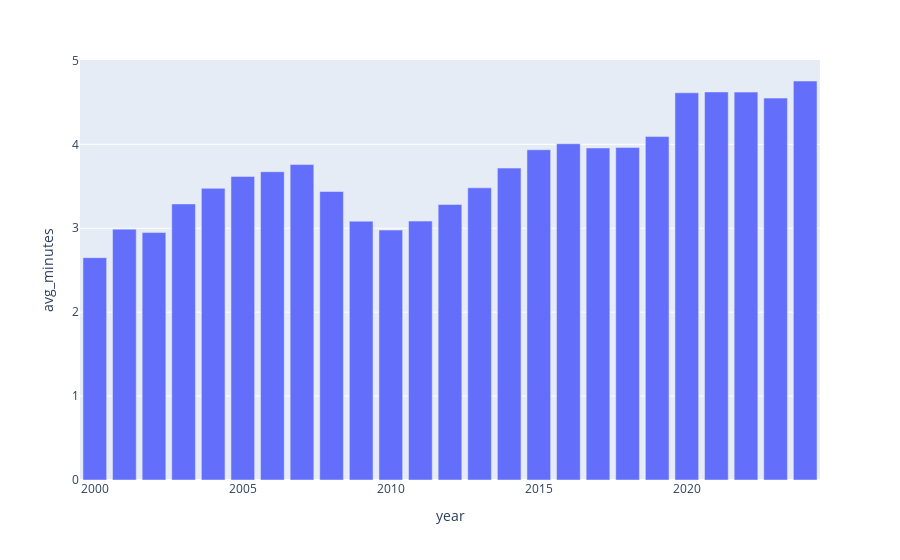

Notebook cell for this chart:
### Code cell
yearly_avg_minutes = (
    df.withColumn("year", F.year("date"))
    .groupBy("year")
    .agg(F.avg("estimated_reading_time_minutes").alias("avg_minutes"))
    .sort("year")
    .toPandas()
)
yearly_avg_minutes.plot.bar(x="year", y="avg_minutes")

### Figure 1 — Plotly figure (JSON) as saved in the notebook; plotly's stock layout.template omitted (floating-point values rounded to 4 significant figures)
{"data": [{"alignmentgroup": "True", "hovertemplate": "year=%{x}<br>avg_minutes=%{y}<extra></extra>", "legendgroup": "", "marker": {"color": "#636efa", "pattern": {"shape": ""}}, "name": "", "offsetgroup": "", "orientation": "v", "showlegend": false, "textposition": "auto", "type": "bar", "x": [2000, 2001, 2002, 2003, 2004, 2005, 2006, 2007, 2008, 2009, 2010, 2011, 2012, 2013, 2014, 2015, 2016, 2017, 2018, 2019, 2020, 2021, 2022, 2023, 2024], "xaxis": "x", "y": [2.65, 2.99, 2.949, 3.29, 3.476, 3.618, 3.674, 3.759, 3.438, 3.084, 2.978, 3.085, 3.283, 3.482, 3.717, 3.936, 4.007, 3.957, 3.962, 4.093, 4.614, 4.625, 4.623, 4.551, 4.755], "yaxis": "y"}], "layout": {"barmode": "relative", "legend": {"tracegroupgap": 0}, "margin": {"t": 60}, "xaxis": {"anchor": "y", "domain": [0, 1], "title": {"text": "year"}}, "yaxis": {"anchor": "x", "domain": [0, 1], "title": {"text": "avg_minutes"}}}}
